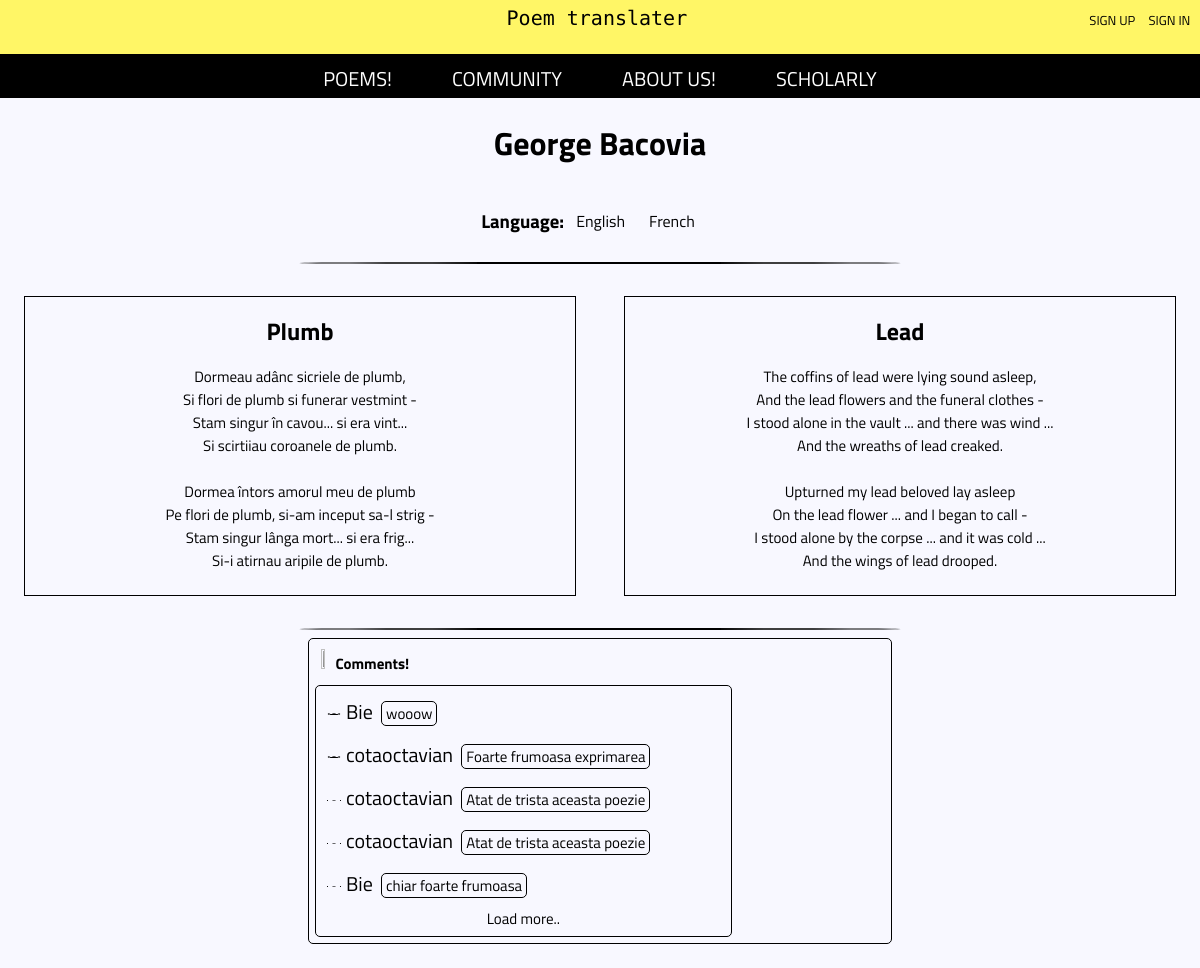
/poem/poezie/1/Plumb/english, run on the app's committed database.
### tables this page shows
CREATE TABLE `poezie_romana` (
  `ID` int(11) NOT NULL,
  `poezie` text NOT NULL,
  `id_autor` int(11) NOT NULL,
  `titlu` varchar(256) NOT NULL
);

CREATE TABLE `poezie_tradusa` (
  `ID` int(11) NOT NULL,
  `id_poezie_romana` int(11) NOT NULL,
  `titlu` varchar(256) NOT NULL,
  `limba` varchar(50) NOT NULL
);

CREATE TABLE `strofa_tradusa` (
  `ID` int(11) NOT NULL,
  `id_user` int(11) NOT NULL,
  `id_poezie_tradusa` int(11) NOT NULL,
  `strofa` text NOT NULL,
  `nr_strofa` int(11) NOT NULL,
  `vizualizari` int(11) NOT NULL,
  `rating` int(11) NOT NULL DEFAULT '0',
  `limba` varchar(256) NOT NULL,
  `data_adaugarii` timestamp NULL DEFAULT NULL
);

### libs/View.php (called while the page is built, shortened)
<?php
class View {
    public function render($name){
        require 'views/' . $name . '.php';
    }
}

### controllers/PoemController.php (called while the page is built, shortened)
<?php
require 'models/poem_model.php';
class Poem extends Controller
{
    function __construct()
    {
        $this->view = new View();
        $this->model = new Poem_Model();
    }
    function poezie($var, $var1, $var2)
    {
        $this->view->poemData = $this->model->poem($var, $var1, $var2);
        $this->view->pdata = $this->model->getPoem($var, $var1, $var2);
        $this->view->annotations = $this->model->getAnnotations($var, $var1, $var2);
        $this->view->commentaries = $this->model->getCommentaries($var, $var1, $var2);
        $this->view->poemInfo = $this->model->getPoemInfo($var, $var1, $var2);
        $this->view->commData = $this->model->poem_comm($var, $var1);
        $this->view->language = $var2;
        $this->view->render('poem/index');
    }
}

### index.php (called while the page is built, shortened)
<?php
$app = new App();

### libs/Model.php (called while the page is built)
<?php
require_once 'classes/Database.php';
class Model
{
    function __construct(){
            $this->db=Database::instance();
    }
}

### libs/classes/Database.php (called while the page is built, shortened)
<?php
class Database
{
    protected static $instance = null;
    public static function instance()
    {
        if(self::$instance === null){
            $options = array(
                PDO::ATTR_ERRMODE => PDO::ERRMODE_EXCEPTION,
                PDO::ATTR_DEFAULT_FETCH_MODE => PDO::FETCH_ASSOC,
                PDO::ATTR_EMULATE_PREPARES => false,
            );
            $dns = 'mysql:host='.DATABASE_HOST.';dbname='.DATABASE_NAME.';charset='.DATABASE_CHAR;
            self::$instance = new PDO($dns,DATABASE_USER,DATABASE_PASS,$options);
        }
        return self::$instance;
    }
}

### models/poem_model.php (called while the page is built, shortened)
<?php
class Poem_Model extends Model {
    public function poem($var, $var1, $var2){
        $data = [
            ':title' => $var1,
            ':id' => $var,
            ':lang' => $var2,
        ];
        $sql = "SELECT p.poezie, p.titlu AS titlu_ro, c.nume AS nume_autor , c.id AS autor_id, d.titlu AS titlu_trad FROM POEZIE_ROMANA p
                JOIN autor c ON p.id_autor = c.id
                JOIN poezie_tradusa d ON d.id_poezie_romana = p.id
                WHERE p.titlu = :title AND c.id = :id AND d.limba = :lang
                ";
        $stmt = $this->db->prepare($sql);
        $stmt->execute($data);
        $result = $stmt->fetch(PDO::FETCH_OBJ);
        $count = $stmt->rowCount();
        if($count > 0){
            return $result;
        }
        else{
            return 0;
        }
    }
    public function getPoemInfo($var, $var1, $var2){
        $data = [
            ':title' => $var1,
            ':id' => $var,
            ':lang' => $var2,
            ':langs' => $var2,
        ];
        $sql = "SELECT b.strofa, b.nr_strofa, b.id AS id_strofa FROM POEZIE_ROMANA p
                JOIN autor c ON p.id_autor = c.id
                JOIN poezie_tradusa d ON d.id_poezie_romana = p.id
                JOIN strofa_tradusa b ON b.id_poezie_tradusa = d.id
                WHERE p.titlu = :title AND c.id = :id AND d.limba = :lang AND b.limba = :langs
                ORDER BY b.nr_strofa, b.rating DESC
                ";
        $stmt = $this->db->prepare($sql);
        $stmt->execute($data);
        $result = $stmt->fetch(PDO::FETCH_OBJ);
        $count = $stmt->rowCount();
        if($count > 0){
            return $result;
        }
        else{
            return 0;
        }
    }
    public function getPoem($var, $var1, $var2){
        $data = [
            ':title' => $var1,
            ':id' => $var,
            ':lang' => $var2,
            ':langs' => $var2,
        ];
        $sql = "SELECT p.poezie, p.titlu AS titlu_ro , c.nume AS nume_autor , c.id AS autor_id , b.strofa, b.nr_strofa, b.rating, u.nume AS username , u.id AS user_id, d.id AS id_poezie_tradusa, d.titlu AS titlu_trad, d.limba, b.id AS id_strofa FROM POEZIE_ROMANA p
                JOIN autor c ON p.id_autor = c.id
                JOIN poezie_tradusa d ON d.id_poezie_romana = p.id
                JOIN strofa_tradusa b ON b.id_poezie_tradusa = d.id
                JOIN USER u ON u.id = b.id_user
                WHERE p.titlu = :title AND c.id = :id AND d.limba = :lang AND b.limba = :langs
                ORDER BY b.nr_strofa, b.rating DESC
                ";
        $stmt = $this->db->prepare($sql);
        $stmt->execute($data);
        $result = $stmt->fetchAll(PDO::FETCH_OBJ);
        $count = $stmt->rowCount();
        if($count > 0){
            return $result;
        }
        else{
            return 0;
        }
    }
}

### views/poem/index.php (the view, shortened to what this page needs)
<!DOCTYPE html>
<html lang="en">
<head>
    <title>
        <?php print_r($this->poemData->titlu_ro); ?> </title>
    <link rel="stylesheet" href="/assets/style.css">
</head>
<body>
<nav class="nav1">
    <a class="a1" href="../../../../index"> Poem translater </a>
    <?php if (Session::get('loggedIn') == true): ?>
        <a href="<?php echo URL; ?>../../../../dashboard/logout" class="sign-in-up-position"> SIGN OUT </a>
        <a href="../../../../profile" " class = "sign-in-up-position "> <?php echo Session::get('username') ?> </a>
        <img src="../../../../<?php echo Session::get('photo') ?>" alt="" id="profile-picture"/>
    <?php else: ?>
        <a href="../../../../signin" class="sign-in-up-position"> SIGN IN </a>
        <a href="../../../../signup" class="sign-in-up-position"> SIGN UP </a>
    <?php endif; ?>
</nav>
<nav class="menu-bar">
    <a href="../../../../poems/authorsPoem/1"> POEMS! </a>
    <a href="../../../../community"> COMMUNITY </a>
    <a href="../../../../aboutus"> ABOUT US! </a>
    <a href = "../../../../scholarly"> SCHOLARLY </a>
</nav>
<h1 class="title"> <?php print_r($this->poemData->nume_autor) ?> </h1>
<div class="language-content">
    <h3> Language: </h3>
    <a href="../../../poezie/<?php echo $this->poemData->autor_id .'/'. $this->poemData->titlu_ro .'/' ?>english"> English </a>
    <a href="../../../poezie/<?php echo $this->poemData->autor_id .'/'. $this->poemData->titlu_ro .'/' ?>french"> French </a>
</div>
<hr class="hr1">
<div class="poem-container">
    <div class="poem">
        <h1 class="poem-title"> <?php print_r($this->poemData->titlu_ro); ?> </h1>
        <span class="verse">
            <?php
            print_r($this->poemData->poezie);
            ?>
        </span>
    </div>
    <div class="poem">
        <h1 class="poem-title"> <?php echo $this->poemData->titlu_trad ?> </h1>
        <?php
        if($this->poemInfo) {
            $flag = 0;
            $cnt = 1;
            $last_value = $this->poemInfo->nr_strofa;
            $last_id = $this->poemInfo->id_strofa;
            if ($this->pdata) {
                foreach ($this->pdata as $row) {
                    if ($last_value == $row->nr_strofa && $flag == 0) {
                        echo '
            <div class="accordion">
                <div>
                    <input type="checkbox" id="check-' . $cnt . '" />
                    <label for="check-' . $cnt . '" class="verse">
                        <span>';
                        $cnt++;
                        echo $row->strofa;
                        echo '</span >
                        </label >
                        <div class="verse-details" >';
                        echo '<div > <br >';
                        $flag = 1;
                    } else if ($last_value != $row->nr_strofa && ($flag == 0 || $flag == 1)) {
                        $last_value = $row->nr_strofa;
                        $last_id = $row->id_strofa;
                        $flag = 1;
                        echo '</div > </div>';
                        echo '<div class="accordion" >
                         <div >
                            <input type = "checkbox" id = "check-' . $cnt . '" />
                            <label for="check-' . $cnt . '" class="verse" >
                                     <span >';
                                    $cnt++;
                                    echo $row->strofa;
                                    echo '</span >
                            </label >
                        <div class="verse-details" >';
                        echo '<div >
                                <br >';
                        $flag = 1;
                    }
                }
                echo '</div> </div> </div> </div> </div >
                        </div >';
            }
        }
        ?>
    </div>
</div>
<hr class="hr1">
<div class="comment-main">
    <?php if (Session::get('loggedIn') == true): ?>
        <h1 class="comment-title"><img src="/assets/images/comm-icon.png" class="comment-icon" alt=""> Write your
            opinion! </h1>
        <form action="../../../poezie/<?php echo $this->poemData->autor_id . '/' . strtolower($this->poemData->titlu_ro) . '/' . $this->language ?>"
              method="POST">
            <input class="comment-box" name="comment" placeholder="Write something.." type="text"/>
            <input type="submit" value="Comment!" class="comm-button"/>
        </form>
        <h1 class="comment-title"><img src="/assets/images/comments.png" class="comment-icon" alt=""> Comments! </h1>
        <div class="comment-section">
            <?php
            if ($this->commData) {
                $i = 1;
                foreach ($this->commData as $row) {
                    if($this->userInfo->admin) {
                        echo '<form action = "../../../deleteComm/' . $this->poemData->autor_id . '/' . strtolower($this->poemData->titlu_ro) . '/' . $this->language . '/' . $row->id . '">
                                                        <span> <img src = "/assets/images/person.png" class = "person-icon" alt =""> ' . $row->nume . '  <span class = "comment-text-box"> ' . $row->text . '  </span> </span>
                                                        <input type="image" src="/assets/images/x.png" alt="Submit Form" class = "img-go-x go-comms" />
                                                  </form>';
                    }
                    else print_r('<span> <img src = "/assets/images/person.png" class = "person-icon" alt =""> ' . $row->nume . '  <span class = "comment-text-box"> ' . $row->text . '  </span> </span>');
                    if ($i == 5) break;
                    $i++;
                }
            } ?>
            <div class="accordion">
                <div>
                    <input type="checkbox" id="check-500"/>
                    <label for="check-500" class="verse">
                                    <span>
                            <?php echo '<span> <a href = "" id = "no-link"> Load more.. </a> </span>'; ?>
                                    </span>
                    </label>
                    <div class="verse-details">
                        <div>
                            <div class="grid-comm">
                                <?php if ($this->commData) {
                                    $i = 1;
                                    foreach ($this->commData as $row) {
                                        if ($i > 5) {
                                            if($this->userInfo->admin) {
                                                echo '<form action = "../../../deleteComm/' . $this->poemData->autor_id . '/' . strtolower($this->poemData->titlu_ro) . '/' . $this->language . '/' . $row->id . '">
                                                        <span> <img src = "/assets/images/person.png" class = "person-icon" alt =""> ' . $row->nume . '  <span class = "comment-text-box"> ' . $row->text . '  </span> </span>
                                                        <input type="image" src="/assets/images/x.png" alt="Submit Form" class = "img-go-x go-comms" />
                                                  </form>';
                                            }
                                            else print_r('<span> <img src = "/assets/images/person.png" class = "person-icon" alt =""> ' . $row->nume . '  <span class = "comment-text-box"> ' . $row->text . '  </span> </span>');
                                        }
                                        $i++;
                                    }
                                } ?>
                            </div>
                        </div>
                    </div>
                </div>
            </div>
        </div>
    <?php else: ?>
        <h1 class="comment-title"><img src="/assets/images/comments.png" class="comment-icon" alt=""> Comments! </h1>
        <div class="comment-section">
            <?php if ($this->commData) {
                $i = 1;
                foreach ($this->commData as $row) {
                    print_r('<span> <img src = "/assets/images/person.png" class = "person-icon" alt =""> ' . $row->nume . '  <span class = "comment-text-box"> ' . $row->text . '  </span> </span>');
                    if ($i == 5) break;
                    $i++;
                }
            } ?>
            <div class="accordion">
                <div>
                    <label for="check-500" class="verse">
                                <span> Load more.. </span>
                    </label>
                </div>
            </div>
        </div>
    <?php endif; ?>
</div>
</body>
</html>

### data on the page
poezie_romana: poezie_tradusa.titlu "Lead", strofa_tradusa.strofa "The coffins of lead were lying sound asleep, And the lead flowers and the funeral clothes - I stood alone in the vault ... and there was wind ... And the wreaths of lead creaked.", strofa_tradusa.strofa "Upturned my lead beloved lay asleep On the lead flower ... and I began to call - I stood alone by the corpse ... and it was cold ... And the wings of lead drooped."
